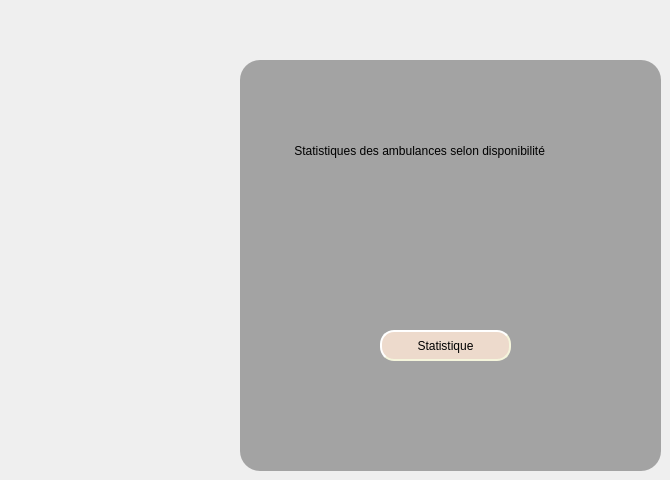
   <widget class="QWidget" name="tab">
    <attribute name="title">
     <string>Statistiques</string>
    </attribute>
    <widget class="QWidget" name="widget_2" native="true">
     <property name="geometry">
      <rect>
       <x>240</x>
       <y>60</y>
       <width>421</width>
       <height>411</height>
      </rect>
     </property>
     <property name="styleSheet">
      <string notr="true">font: 75 8pt &quot;MS Shell Dlg 2&quot;;
border-radius: 20px;
color: black;
padding: 0 8px;
background: #b87979;
background-color: rgb(163, 163, 163);
font: bold, &quot;Comic Sans MS&quot;;;
text-align:center;</string>
     </property>
     <widget class="QLabel" name="label">
      <property name="geometry">
       <rect>
        <x>40</x>
        <y>40</y>
        <width>321</width>
        <height>101</height>
       </rect>
      </property>
      <property name="text">
       <string> Statistiques des ambulances selon disponibilité</string>
      </property>
     </widget>
     <widget class="QPushButton" name="statistique">
      <property name="geometry">
       <rect>
        <x>140</x>
        <y>270</y>
        <width>131</width>
        <height>31</height>
       </rect>
      </property>
      <property name="styleSheet">
       <string notr="true">QPushButton
{
	background-color: rgb(237, 218, 204);
	color: rgb(0, 0, 0);
border-style: solid;
    border-radius: 6;
border-radius: 14px;

	border-style: outset;
    border-width: 2px;
    border-radius: 14px;
    border-color: beige;
  
 
    padding: 0px;
	
	
	
	font: 10pt &quot;Franklin Gothic Heavy&quot;;
}
QPushButton:hover
{
background-color: rgb(235, 197, 197);
	color: rgb(0, 0, 0);
}
QPushButton:pressed
{
background-color: rgb(0, 143, 105);
}</string>
      </property>
      <property name="text">
       <string>Statistique</string>
      </property>
     </widget>
    </widget>
   </widget>
